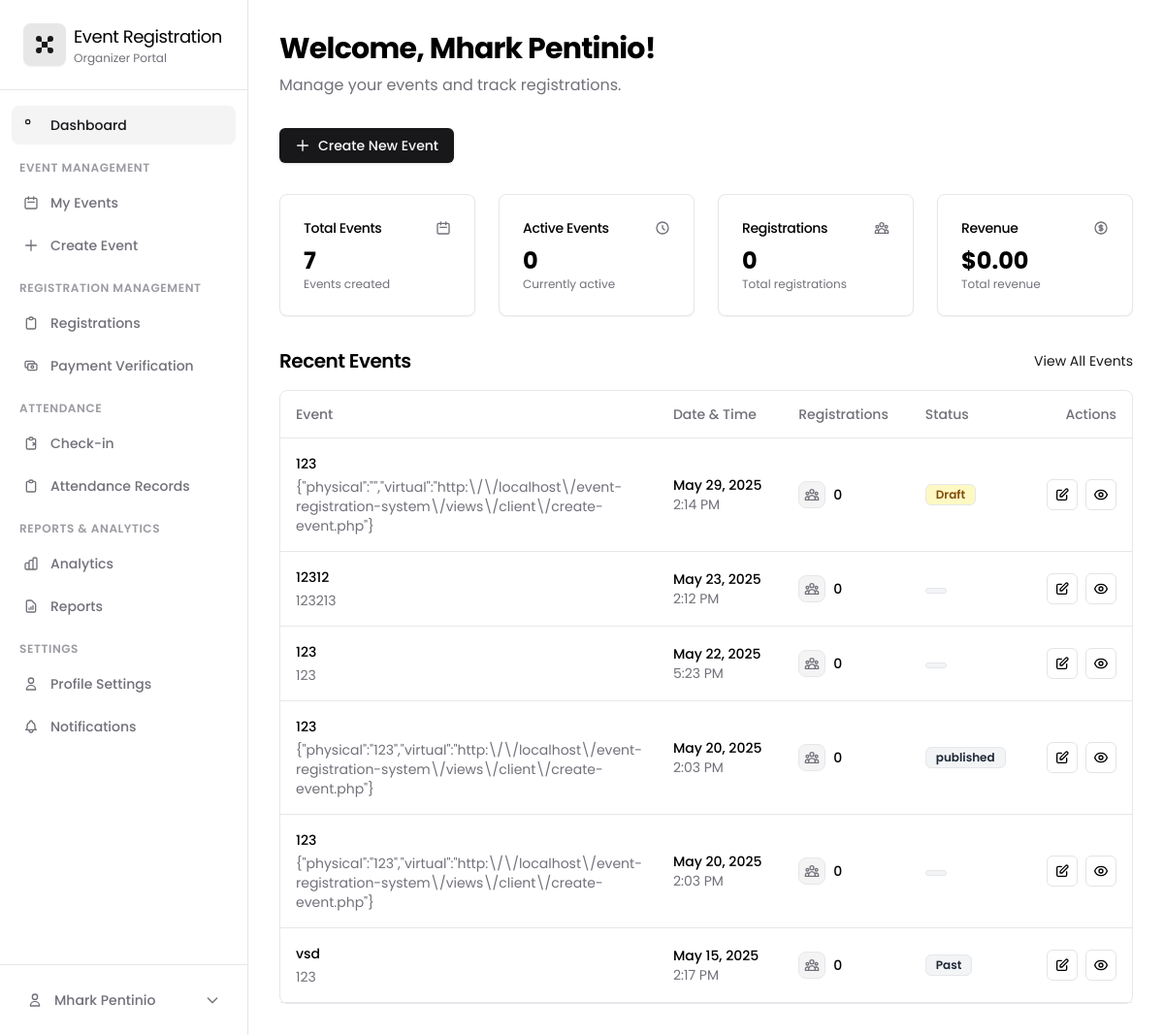
Page /views/client/dashboard.php (signed in) on the committed database.
### tables this page shows
CREATE TABLE `events` (
  `id` int(11) NOT NULL,
  `client_id` int(11) NOT NULL,
  `title` varchar(255) NOT NULL,
  `description` text DEFAULT NULL,
  `category_id` int(11) DEFAULT NULL,
  `type_id` int(11) DEFAULT NULL,
  `event_date` datetime NOT NULL,
  `registration_deadline` datetime NOT NULL,
  `location` text DEFAULT NULL,
  `price` decimal(10,2) DEFAULT 0.00,
  `slots` int(11) NOT NULL,
  `max_participants_per_registration` int(11) DEFAULT 1,
  `visibility` enum('public','private','invite-only') DEFAULT 'public',
  `status` enum('pending','published','draft','rejected') NOT NULL DEFAULT 'pending',
  `rejection_reason` text DEFAULT NULL,
  `banner` varchar(255) DEFAULT NULL,
  `created_at` timestamp NOT NULL DEFAULT current_timestamp(),
  `updated_at` timestamp NOT NULL DEFAULT current_timestamp() ON UPDATE current_timestamp()
);

### views/client/dashboard.php (the view, shortened to what this page needs)
<?php
require_once '../../config/config.php';
$client_id = $_SESSION['client']['id'];
try {
    $stmt = $conn->prepare("
        SELECT COUNT(*) as total_events,
        SUM(CASE WHEN event_date >= CURRENT_DATE() AND status = 'approved' THEN 1 ELSE 0 END) as active_events
        FROM events
        WHERE client_id = ?
    ");
    $stmt->execute([$client_id]);
    $eventStats = $stmt->fetch(PDO::FETCH_ASSOC);
    $stmt = $conn->prepare("
        SELECT
            COUNT(r.id) as total_registrations,
            COALESCE(SUM(p.amount), 0) as total_revenue
        FROM events e
        LEFT JOIN registrations r ON e.id = r.event_id
        LEFT JOIN payments p ON r.id = p.registration_id
        WHERE e.client_id = ? AND p.status = 'completed'
    ");
    $stmt->execute([$client_id]);
    $regStats = $stmt->fetch(PDO::FETCH_ASSOC);
    $stmt = $conn->prepare("
        SELECT
            e.*,
            COUNT(DISTINCT r.id) as registration_count,
            CASE
                WHEN e.event_date >= CURRENT_DATE() AND e.status = 'approved' THEN 'Active'
                WHEN e.event_date < CURRENT_DATE() THEN 'Past'
                WHEN e.status = 'draft' THEN 'Draft'
                WHEN e.status = 'pending' THEN 'Pending'
                ELSE e.status
            END as event_status
        FROM events e
        LEFT JOIN registrations r ON e.id = r.event_id
        WHERE e.client_id = ?
        GROUP BY e.id
        ORDER BY e.event_date DESC
        LIMIT 6
    ");
    $stmt->execute([$client_id]);
    $recentEvents = $stmt->fetchAll(PDO::FETCH_ASSOC);
} catch (PDOException $e) {
    error_log("Dashboard Error: " . $e->getMessage());
    $error = "An error occurred while loading the dashboard.";
}
include_once '../shared/header.php';
?>
<body class="bg-background min-h-screen font-sans antialiased">
    <?php include_once '../shared/clientSidebar.php'; ?>
    <main class="ml-64 p-8">
        <div class="mb-8">
            <h1 class="text-3xl font-bold tracking-tight">Welcome, <?php echo htmlspecialchars($_SESSION['client']['name']); ?>!</h1>
            <p class="text-muted-foreground mt-2">Manage your events and track registrations.</p>
        </div>
        <div class="mb-8">
            <div class="flex gap-4">
                <a href="create-event.php" class="inline-flex items-center justify-center rounded-md text-sm font-medium transition-colors focus-visible:outline-none focus-visible:ring-1 focus-visible:ring-ring disabled:pointer-events-none disabled:opacity-50 bg-primary text-primary-foreground shadow hover:bg-primary/90 h-9 px-4 py-2">
                    <svg class="h-4 w-4 mr-2" fill="none" stroke="currentColor" viewBox="0 0 24 24">
                        <path stroke-linecap="round" stroke-linejoin="round" stroke-width="2" d="M12 4v16m8-8H4"/>
                    </svg>
                    Create New Event
                </a>
            </div>
        </div>
        <div class="grid gap-6 md:grid-cols-2 lg:grid-cols-4 mb-8">
            <div class="rounded-lg border bg-card text-card-foreground shadow-sm p-6">
                <div class="flex flex-row items-center justify-between space-y-0 pb-2">
                    <h2 class="text-sm font-medium tracking-tight">Total Events</h2>
                    <svg class="h-4 w-4 text-muted-foreground" fill="none" stroke="currentColor" viewBox="0 0 24 24">
                        <path stroke-linecap="round" stroke-linejoin="round" stroke-width="2" d="M8 7V3m8 4V3m-9 8h10M5 21h14a2 2 0 002-2V7a2 2 0 00-2-2H5a2 2 0 00-2 2v12a2 2 0 002 2z"/>
                    </svg>
                </div>
                <div class="text-2xl font-bold"><?php echo $eventStats['total_events']; ?></div>
                <p class="text-xs text-muted-foreground">Events created</p>
            </div>
            <div class="rounded-lg border bg-card text-card-foreground shadow-sm p-6">
                <div class="flex flex-row items-center justify-between space-y-0 pb-2">
                    <h2 class="text-sm font-medium tracking-tight">Active Events</h2>
                    <svg class="h-4 w-4 text-muted-foreground" fill="none" stroke="currentColor" viewBox="0 0 24 24">
                        <path stroke-linecap="round" stroke-linejoin="round" stroke-width="2" d="M12 8v4l3 3m6-3a9 9 0 11-18 0 9 9 0 0118 0z"/>
                    </svg>
                </div>
                <div class="text-2xl font-bold"><?php echo $eventStats['active_events']; ?></div>
                <p class="text-xs text-muted-foreground">Currently active</p>
            </div>
            <div class="rounded-lg border bg-card text-card-foreground shadow-sm p-6">
                <div class="flex flex-row items-center justify-between space-y-0 pb-2">
                    <h2 class="text-sm font-medium tracking-tight">Registrations</h2>
                </div>
                <div class="text-2xl font-bold"><?php echo $regStats['total_registrations']; ?></div>
                <p class="text-xs text-muted-foreground">Total registrations</p>
            </div>
            <div class="rounded-lg border bg-card text-card-foreground shadow-sm p-6">
                <div class="flex flex-row items-center justify-between space-y-0 pb-2">
                    <h2 class="text-sm font-medium tracking-tight">Revenue</h2>
                </div>
                <div class="text-2xl font-bold">$<?php echo number_format($regStats['total_revenue'], 2); ?></div>
                <p class="text-xs text-muted-foreground">Total revenue</p>
            </div>
        </div>
        <div class="space-y-4">
            <div class="flex items-center justify-between mb-4">
                <h2 class="text-xl font-semibold tracking-tight">Recent Events</h2>
                <a href="events.php" class="text-sm text-primary hover:underline">View All Events</a>
            </div>
            <div class="rounded-lg border bg-card">
                <div class="relative w-full overflow-auto">
                    <table class="w-full caption-bottom text-sm">
                        <thead>
                            <tr class="border-b transition-colors">
                                <th class="h-12 px-4 text-left align-middle font-medium text-muted-foreground [&:has([role=checkbox])]:pr-0 w-[300px]">
                                    Event
                                </th>
                                <th class="h-12 px-4 text-left align-middle font-medium text-muted-foreground [&:has([role=checkbox])]:pr-0">
                                    Date & Time
                                </th>
                                <th class="h-12 px-4 text-left align-middle font-medium text-muted-foreground [&:has([role=checkbox])]:pr-0">
                                    Registrations
                                </th>
                                <th class="h-12 px-4 text-left align-middle font-medium text-muted-foreground [&:has([role=checkbox])]:pr-0">
                                    Status
                                </th>
                                <th class="h-12 px-4 text-right align-middle font-medium text-muted-foreground [&:has([role=checkbox])]:pr-0">
                                    Actions
                                </th>
                            </tr>
                        </thead>
                        <tbody>
                            <?php if (empty($recentEvents)): ?>
                            <tr class="border-b transition-colors hover:bg-muted/50">
                                <td colspan="5" class="p-4 align-middle text-center text-muted-foreground">
                                    No events found
                                </td>
                            </tr>
                            <?php else: ?>
                                <?php foreach ($recentEvents as $event): ?>
                                <tr class="border-b transition-colors hover:bg-muted/50">
                                    <td class="p-4 align-middle [&:has([role=checkbox])]:pr-0">
                                        <div class="flex space-y-1 flex-col">
                                            <span class="font-medium"><?php echo htmlspecialchars($event['title']); ?></span>
                                            <span class="text-sm text-muted-foreground"><?php echo htmlspecialchars($event['location']); ?></span>
                                        </div>
                                    </td>
                                    <td class="p-4 align-middle [&:has([role=checkbox])]:pr-0">
                                        <div class="flex flex-col">
                                            <span class="font-medium"><?php echo date('F j, Y', strtotime($event['event_date'])); ?></span>
                                            <span class="text-sm text-muted-foreground"><?php echo date('g:i A', strtotime($event['event_date'])); ?></span>
                                        </div>
                                    </td>
                                    <td class="p-4 align-middle [&:has([role=checkbox])]:pr-0">
                                        <div class="flex items-center gap-2">
                                            <div class="flex h-7 w-7 items-center justify-center rounded-lg border bg-muted">
                                            </div>
                                            <span class="font-medium"><?php echo $event['registration_count']; ?></span>
                                        </div>
                                    </td>
                                    <td class="p-4 align-middle [&:has([role=checkbox])]:pr-0">
                                        <div class="inline-flex items-center rounded-md border px-2.5 py-0.5 text-xs font-semibold transition-colors focus:outline-none focus:ring-2 focus:ring-ring focus:ring-offset-2 <?php echo getStatusBadgeClasses($event['event_status']); ?>">
                                            <?php echo $event['event_status']; ?>
                                        </div>
                                    </td>
                                    <td class="p-4 align-middle [&:has([role=checkbox])]:pr-0">
                                        <div class="flex justify-end gap-2">
                                            <a href="edit-event.php?id=<?php echo $event['id']; ?>"
                                                class="inline-flex items-center justify-center rounded-md text-sm font-medium ring-offset-background transition-colors focus-visible:outline-none focus-visible:ring-2 focus-visible:ring-ring focus-visible:ring-offset-2 disabled:pointer-events-none disabled:opacity-50 border border-input hover:bg-accent hover:text-accent-foreground h-8 w-8 p-0"
                                                title="Edit">
                                                <svg class="h-4 w-4" fill="none" stroke="currentColor" viewBox="0 0 24 24">
                                                    <path stroke-linecap="round" stroke-linejoin="round" stroke-width="2" d="M11 5H6a2 2 0 00-2 2v11a2 2 0 002 2h11a2 2 0 002-2v-5m-1.414-9.414a2 2 0 112.828 2.828L11.828 15H9v-2.828l8.586-8.586z"/>
                                                </svg>
                                            </a>
                                            <a href="event-details.php?id=<?php echo $event['id']; ?>"
                                                class="inline-flex items-center justify-center rounded-md text-sm font-medium ring-offset-background transition-colors focus-visible:outline-none focus-visible:ring-2 focus-visible:ring-ring focus-visible:ring-offset-2 disabled:pointer-events-none disabled:opacity-50 border border-input hover:bg-accent hover:text-accent-foreground h-8 w-8 p-0"
                                                title="View Details">
                                            </a>
                                        </div>
                                    </td>
                                </tr>
                                <?php endforeach; ?>
                            <?php endif; ?>
                        </tbody>
                    </table>
                </div>
            </div>
        </div>
    </main>
</body>
</html>
<?php
function getStatusBadgeClasses($status) {
    return match($status) {
        'Active' => 'bg-green-100 text-green-800',
        'Past' => 'bg-gray-100 text-gray-800',
        'Draft' => 'bg-yellow-100 text-yellow-800',
        'Pending' => 'bg-blue-100 text-blue-800',
        default => 'bg-gray-100 text-gray-800'
    };
}
?>

### rows in the picture
events: title "123", location "{\"physical\":\"\",\"virtual\":\"http:\\/\\/localhost\\/event-registration-system\\/views\\/client\\/create-event.php\"}", event_date "May 29, 2025", event_date "2:14 PM", registration_count "0", event_status "Draft"
events: title "12312", location "123213", event_date "May 23, 2025", event_date "2:12 PM", registration_count "0"
events: title "123", location "123", event_date "May 22, 2025", event_date "5:23 PM", registration_count "0"
events: title "123", location "{\"physical\":\"123\",\"virtual\":\"http:\\/\\/localhost\\/event-registration-system\\/views\\/client\\/create-event.php\"}", event_date "May 20, 2025", event_date "2:03 PM", registration_count "0", event_status "published"
events: title "123", location "{\"physical\":\"123\",\"virtual\":\"http:\\/\\/localhost\\/event-registration-system\\/views\\/client\\/create-event.php\"}", event_date "May 20, 2025", event_date "2:03 PM", registration_count "0"
events: title "vsd", location "123", event_date "May 15, 2025", event_date "2:17 PM", registration_count "0", event_status "Past"

### other values in the picture
$_SESSION['client']['name'] "Mhark Pentinio"
$eventStats['total_events'] "7"
$eventStats['active_events'] "0"
$regStats['total_registrations'] "0"
$regStats['total_revenue'] "0.00"
